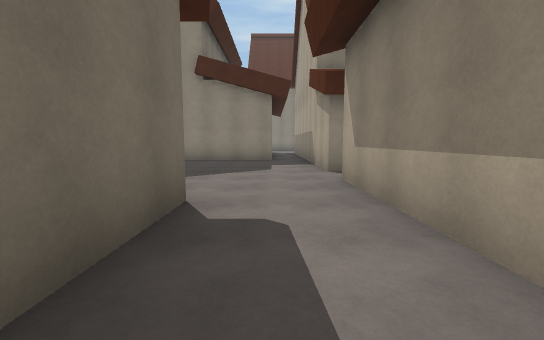
view 1 (above)

24 first-person views from a walk through a scene from a Unity 3-D project. The camera is 1.3 m above the floor, tilts 6° down and sees 90° across. The floor is counted in squares, 2 m on a side. Each view is taken from the middle of a square. On the plan, view 1 faces up. The plan holds only what a view shows up to about 9 squares ahead; the rest is blank. The place goes on beyond the plan.

view 2
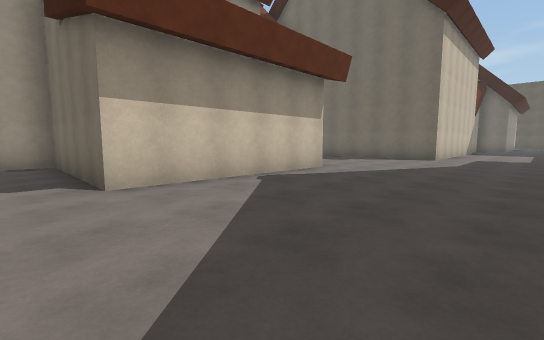

view 3
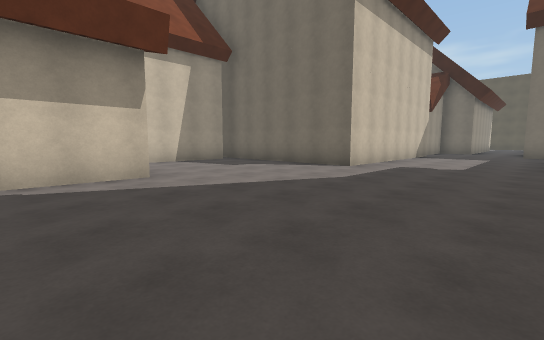

view 4
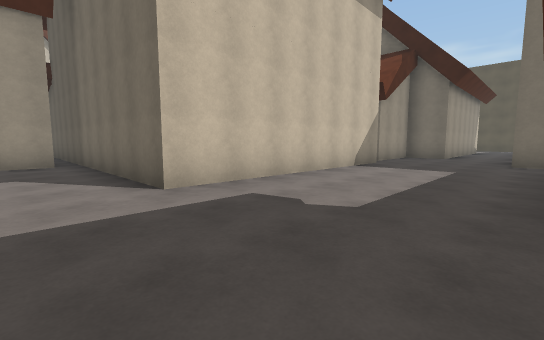

view 5
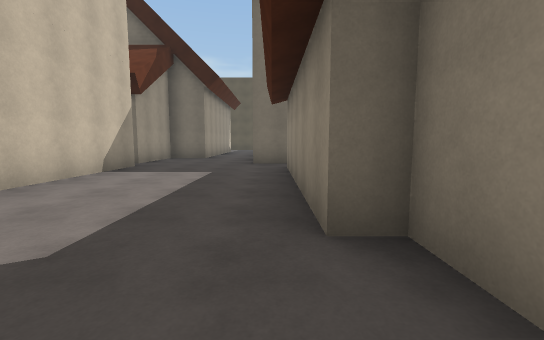

view 6
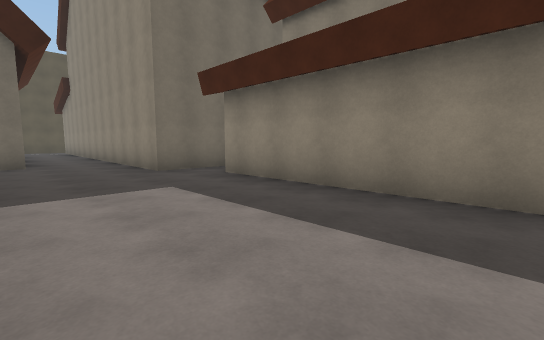

view 7
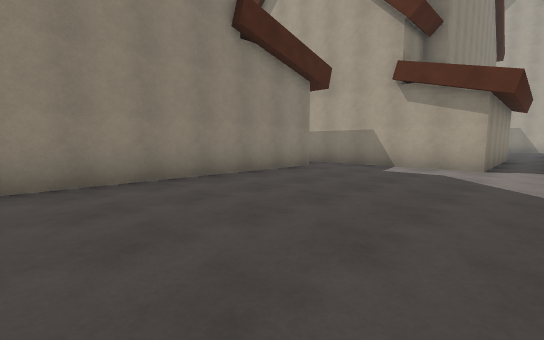

view 8
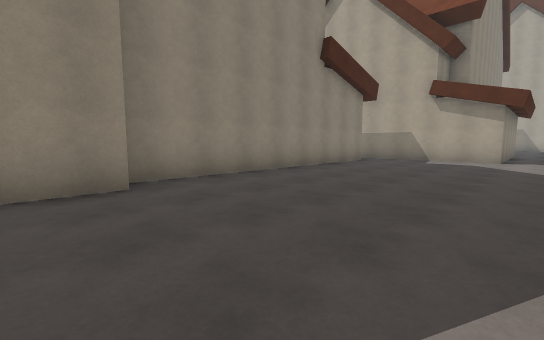

view 9
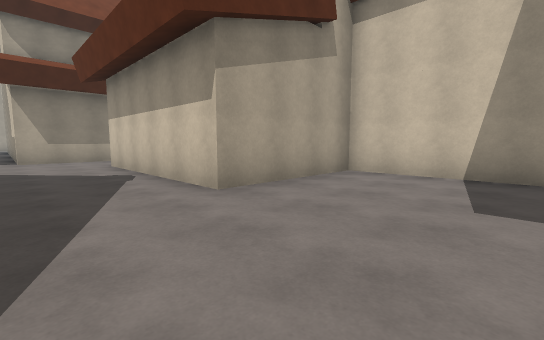

view 10
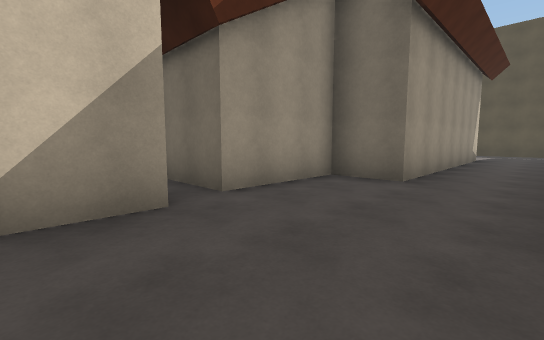

view 11
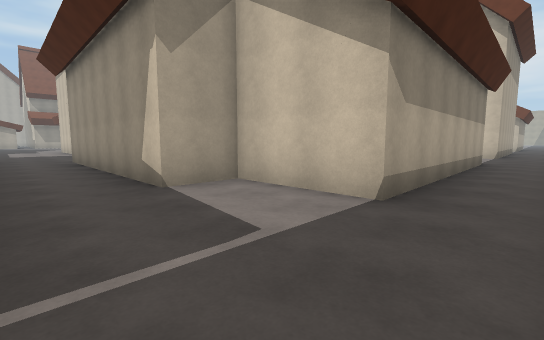

view 12
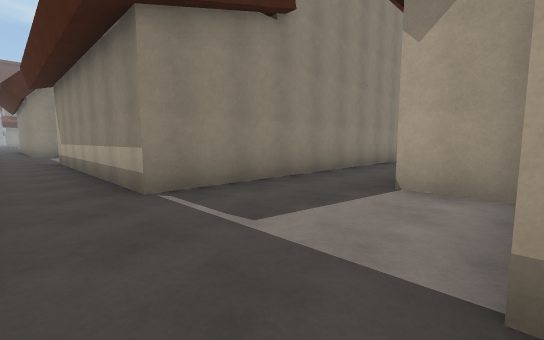

view 13
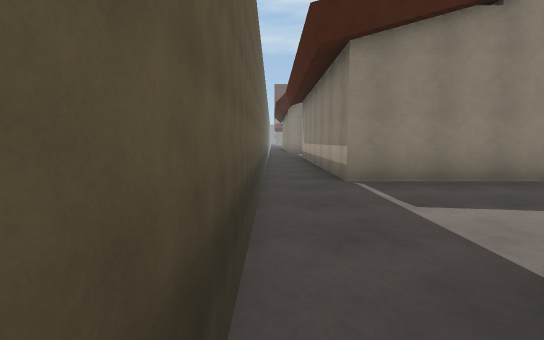

view 14
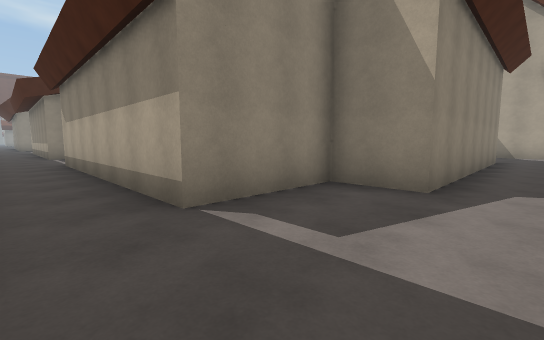

view 15
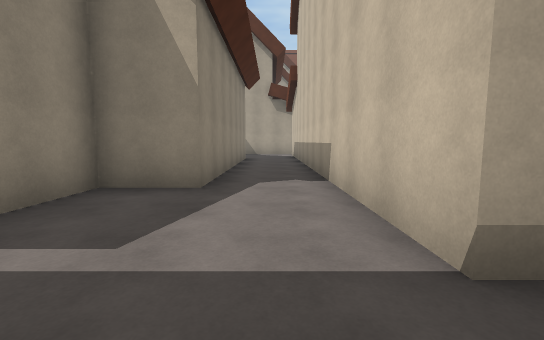

view 16
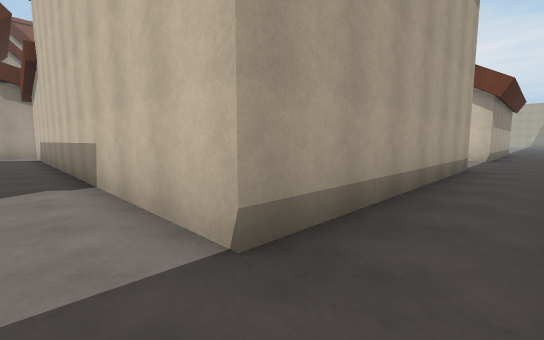

view 17
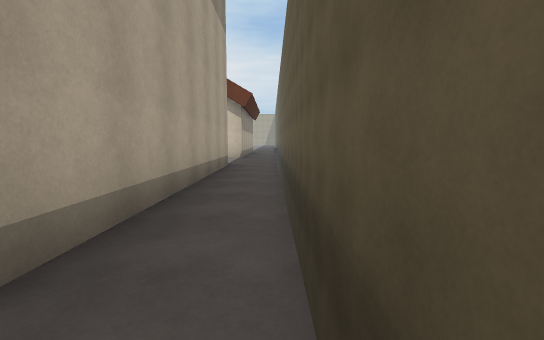

view 18
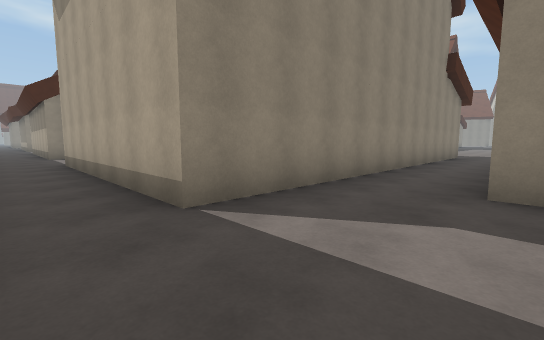

view 19
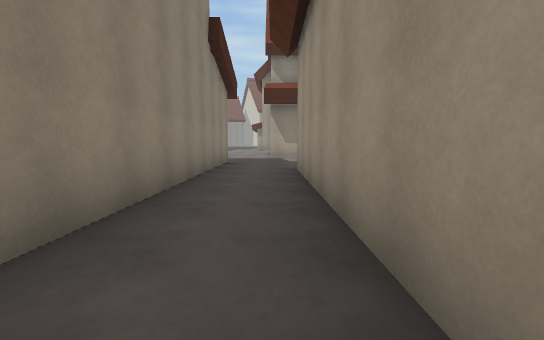

view 20
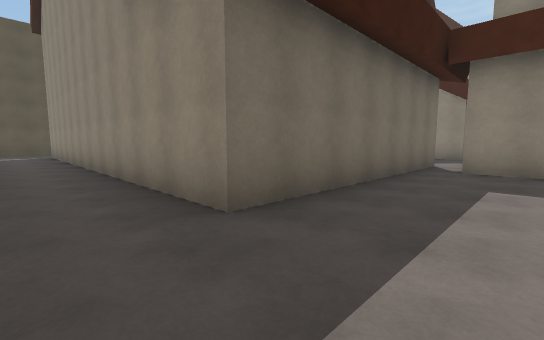

view 21
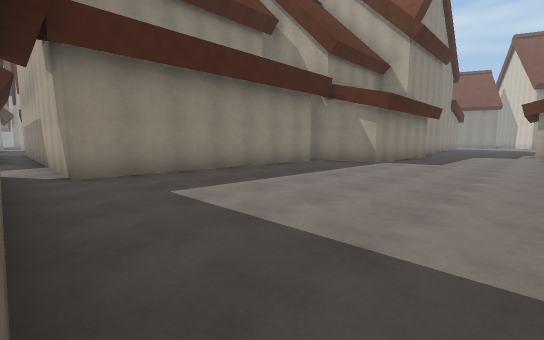

view 22
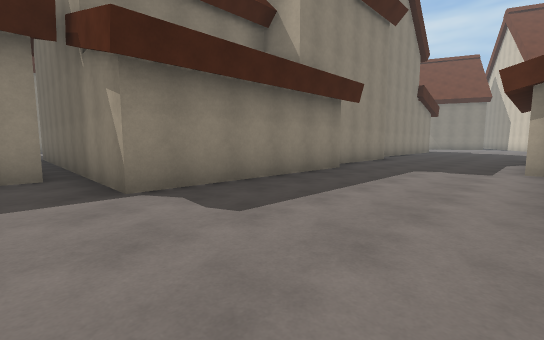

view 23
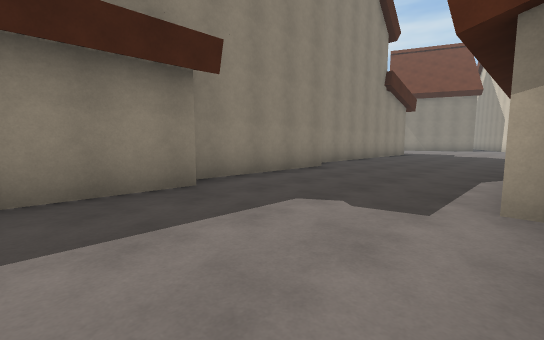

view 24
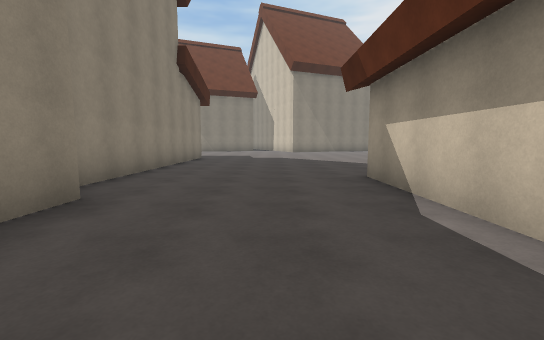

### Floor plan
Key: @ floor where view 1 was taken; # wall or solid block; . floor; H house.
Columns run from 32 left of view 1 to 6 right of it. Each row starts with its distance up from view 1.
 10 #..#            HHH     #########.H
  9 #..#          #.HHHHH####.........H
  8 #..############...................HH
  7 #.................................HH
  6 #.................................HHHHH
  5 #....#######...........................
  4 #..###     ###########............##
  3  ..#          #      #....######..#
  2  ..#          #      #....#    #..#
  1  ..#                 #....#    #..#
  0  ..#                 #....#    #@
 -1  ..#           #     #HHHHH    #.
 -2  ..###         #     #H        ##
 -3  ....#        .#     #H
 -4  ....#######...#      H
 -5  ..............#      H
 -6 #..#############      H
 -7 #..#          ########H
 -8 #..#          #.......HHHHH    #######
 -9 #..#          #.......HHHHH#####......
-10 #..#          #.......................
-11 #..#          #.......................
-12 #..############.......................
-13 #...........................HHHHHH....
-14 #................                   ..
-15  ....#######..
-16  ..#

Positions as (right, up) in squares from view 1, and headings:
1: (0, 0), facing up
2: (0, 7), facing down-left
3: (-4, 8), facing down-left
4: (-9, 8), facing down-left
5: (-10, 8), facing left
6: (-12, 5), facing up-left
7: (-6, 5), facing up-right
8: (-9, 5), facing up-right
9: (-9, 5), facing down-right
10: (-16, 7), facing down-left
11: (-31, 7), facing down-right
12: (-31, 4), facing up-right
13: (-31, 3), facing up
14: (-31, -5), facing up-right
15: (-31, -5), facing right
16: (-31, -5), facing down-right
17: (-31, -5), facing down
18: (-31, -15), facing up-right
19: (-27, -14), facing right
20: (-16, -14), facing up-left
21: (-18, -13), facing up-right
22: (-11, -13), facing up-right
23: (-7, -13), facing up-right
24: (-4, -11), facing right
